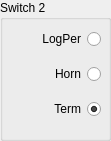
   <widget class="QGroupBox" name="groupBox_10">
    <property name="geometry">
     <rect>
      <x>460</x>
      <y>200</y>
      <width>111</width>
      <height>141</height>
     </rect>
    </property>
    <property name="title">
     <string>Switch 2</string>
    </property>
    <property name="flat">
     <bool>false</bool>
    </property>
    <property name="checkable">
     <bool>false</bool>
    </property>
    <widget class="QWidget" name="layoutWidget_2">
     <property name="geometry">
      <rect>
       <x>10</x>
       <y>20</y>
       <width>91</width>
       <height>111</height>
      </rect>
     </property>
     <layout class="QVBoxLayout" name="verticalLayout_2">
      <item>
       <widget class="QRadioButton" name="TxSwitch_LF">
        <property name="enabled">
         <bool>true</bool>
        </property>
        <property name="layoutDirection">
         <enum>Qt::LayoutDirection::RightToLeft</enum>
        </property>
        <property name="text">
         <string>LogPer</string>
        </property>
        <property name="checked">
         <bool>false</bool>
        </property>
       </widget>
      </item>
      <item>
       <widget class="QRadioButton" name="TxSwitch_HF">
        <property name="enabled">
         <bool>true</bool>
        </property>
        <property name="layoutDirection">
         <enum>Qt::LayoutDirection::RightToLeft</enum>
        </property>
        <property name="text">
         <string>Horn</string>
        </property>
       </widget>
      </item>
      <item>
       <widget class="QRadioButton" name="TxSwitch_Term">
        <property name="enabled">
         <bool>true</bool>
        </property>
        <property name="layoutDirection">
         <enum>Qt::LayoutDirection::RightToLeft</enum>
        </property>
        <property name="text">
         <string>Term</string>
        </property>
        <property name="checked">
         <bool>true</bool>
        </property>
       </widget>
      </item>
     </layout>
    </widget>
   </widget>
